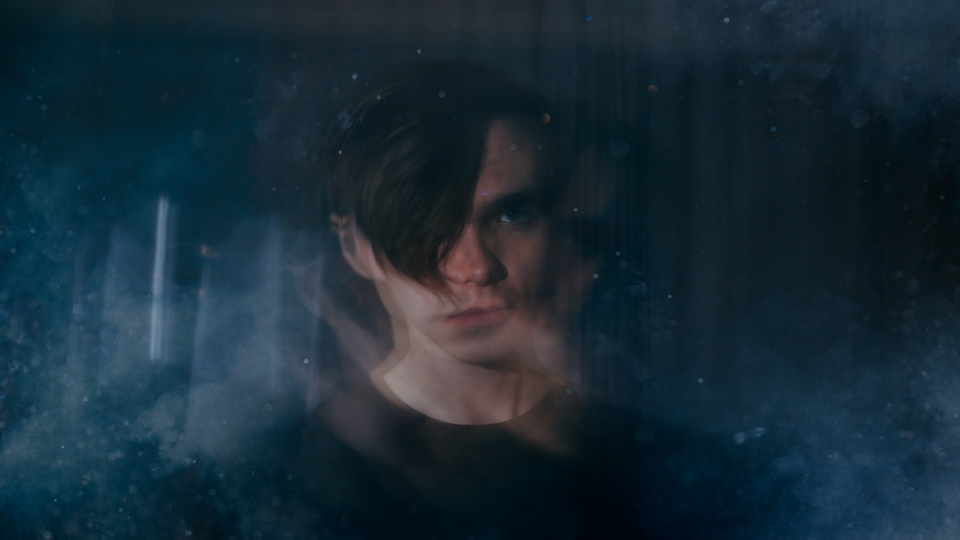
#> input picture laba4/test.jpg, 1920 x 1080 px (shown at 1/2 size)
$ python t27.1.py
#> lines starting #> are read from the running program, lines starting #| are printed output that depends on the picture
from PIL import Image


def make_preview(size, n_colors):
#> called with size = (900, 500), n_colors = 64
    i_convert = Image.open('test.jpg')
#> i_convert is the input picture: PIL image 1920x1080 RGB; mean R, G, B 23.9, 42.9, 54.8
    i_convert.thumbnail(size)
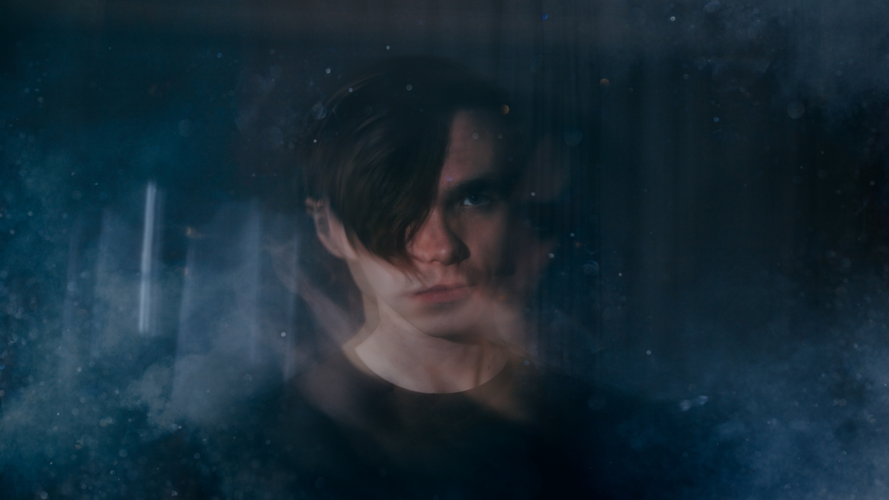
#> i_convert: PIL image 889x500 RGB; mean R, G, B 23.9, 42.9, 54.8
    i_convert = i_convert.convert('P', palette=Image.WEB, colors=n_colors)
#> i_convert: PIL image 889x500 P
    i_convert.save('res2.bmp', 'BMP')


make_preview((900, 500), 64)
